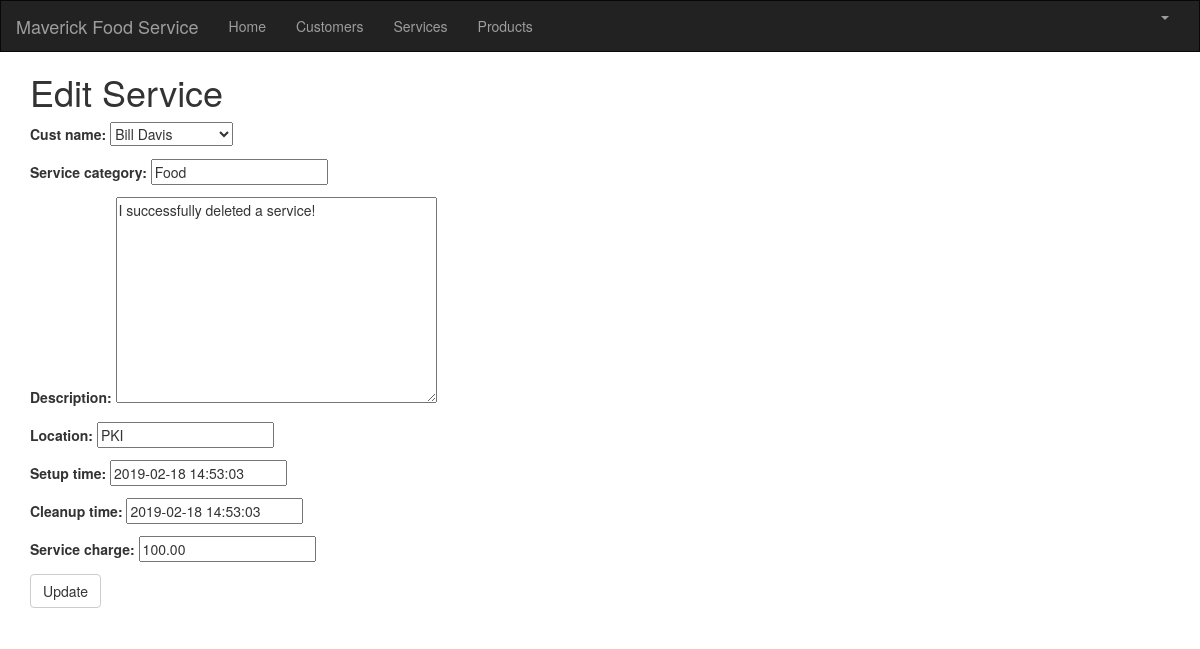
Screenshot of /service/2/edit/ (signed in) with the database file from the repository.
### crm/models.py (models this page shows, shortened)
class Customer(models.Model):
    cust_name = models.CharField(max_length=50)
    organization = models.CharField(max_length=100, blank=True)
    role = models.CharField(max_length=100)
    email = models.EmailField(max_length=100)
    bldgroom = models.CharField(max_length=100)
    address = models.CharField(max_length=200)
    account_number = models.IntegerField(blank=False, null=False)
    city = models.CharField(max_length=50)
    state = models.CharField(max_length=50)
    zipcode = models.CharField(max_length=10)
    phone_number = models.CharField(max_length=50)
    created_date = models.DateTimeField(
        default=timezone.now)
    updated_date = models.DateTimeField(auto_now_add=True)
    def __str__(self):
        return str(self.cust_name)

class Service(models.Model):
    cust_name = models.ForeignKey(Customer, on_delete=models.CASCADE, related_name='services')
    service_category = models.CharField(max_length=100)
    description = models.TextField()
    location = models.CharField(max_length=200)
    setup_time = models.DateTimeField(
        default=timezone.now)
    cleanup_time = models.DateTimeField(
        default=timezone.now)
    service_charge = models.DecimalField(max_digits=10, decimal_places=2)
    created_date = models.DateTimeField(
        default=timezone.now)
    updated_date = models.DateTimeField(auto_now_add=True)

### crm/views.py (the view)
# urls.py: path('service/<int:pk>/edit/', views.service_edit, name='service_edit'),
@login_required
def service_edit(request, pk):
   service = get_object_or_404(Service, pk=pk)
   if request.method == "POST":
       form = ServiceForm(request.POST, instance=service)
       if form.is_valid():
           service = form.save()
           service.updated_date = timezone.now()
           service.save()
           services = Service.objects.filter(created_date__lte=timezone.now())
           return render(request, 'crm/service_list.html', {'services': services})
   else:
       form = ServiceForm(instance=service)
   return render(request, 'crm/service_edit.html', {'form': form})

### crm/forms.py
class ServiceForm(forms.ModelForm):
   class Meta:
       model = Service
       fields = ('cust_name', 'service_category', 'description', 'location', 'setup_time', 'cleanup_time', 'service_charge' )

### crm/templates/crm/service_edit.html
{% extends 'crm/base.html' %}
{% block content %}
    <h1>Edit Service</h1>
    <form method="POST" class="service-form">{% csrf_token %}
        {{ form.as_p }}
        <button type="submit" class="save btn btn-default">Update</button>
    </form>
{% endblock %}

### rows the page displays
Customer: cust_name "Bill Davis"
Service: service_category "Food", description "I successfully deleted a service!", location "PKI", setup_time "2019-02-18 14:53:03", cleanup_time "2019-02-18 14:53:03", service_charge "100.00"
